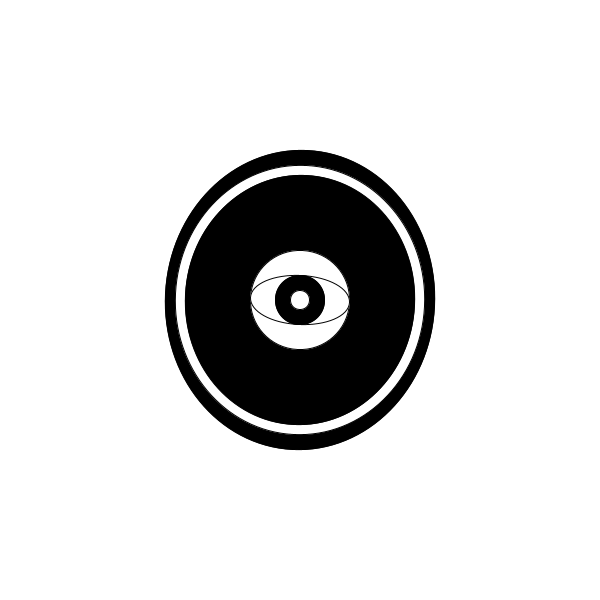
Frame 1 (no input)
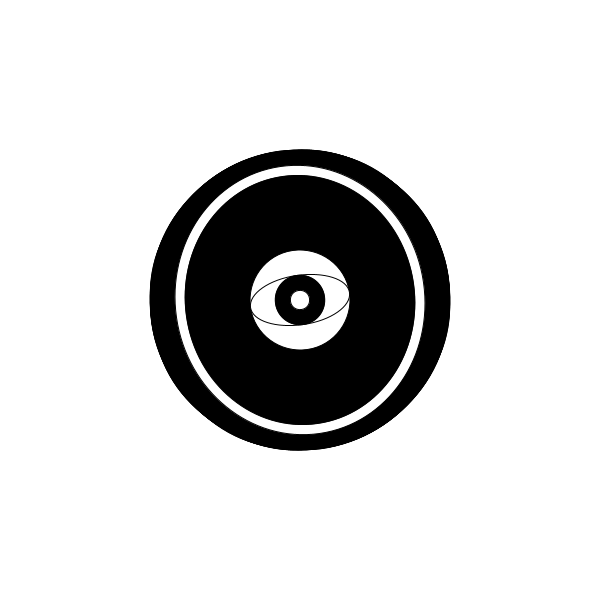
Frame 60 (the mouse pressed at the canvas centre just before this capture)
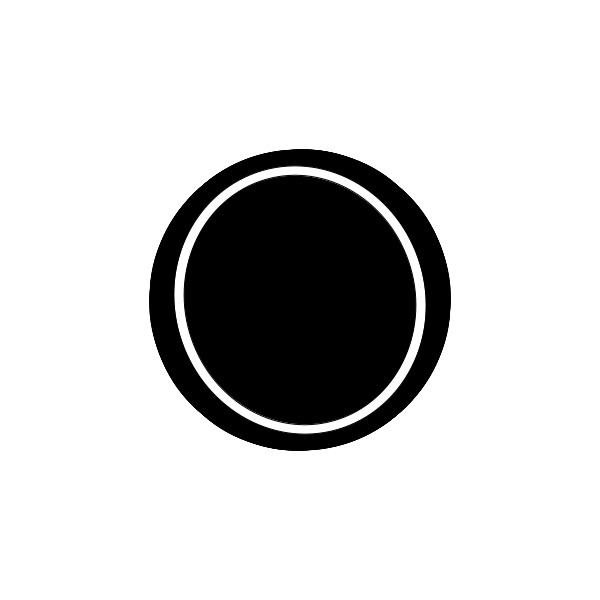
Frame 120 (the mouse held since frame 60 and released just before this capture)

The Processing sketch that drew these frames (run headless with seeded random() and noise(); from frame 60 on, the mouse is pressed at the canvas centre):

// Processing sketch: processing_165211
// ── processing_165211.pde

void setup() {
//translate (300,300);
  size(600, 600);
  background(255);
}

void draw() {
 translate (300,300);
   
   
  
rotate(frameCount / 20.0);

   fill (0);
 ellipse(0,0,270,300);

   fill (255);
 ellipse(0,0,250,270);   
 fill (0);
 ellipse(0,0,230,250);




 if (mousePressed == true) {
    fill(0);
  } else {
    fill(255);
  }
//fill (255);
 ellipse (0,0,100,100);
  if (mousePressed == true) {
    fill(0);
  } else {
    fill(255);
  }
// fill (255);
 ellipse (0,0,100,50);
 
  fill (0);
 ellipse(0,0,50,50);
  if (mousePressed == true) {
    fill(0);
  } else {
    fill(255);
  }
 //fill (255);
 ellipse (0,0,20,20);


 


 
}
